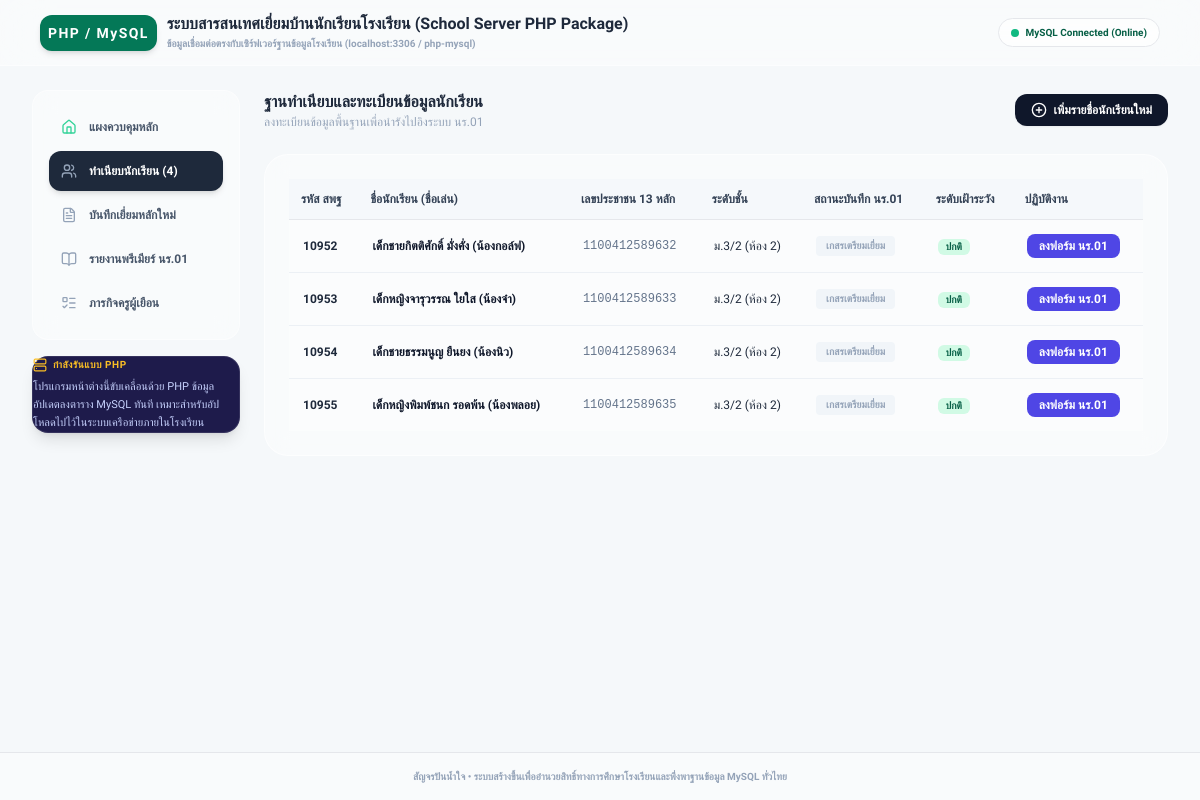
Page /index.php?page=students on the committed database.
### tables this page shows
CREATE TABLE `students` (
  `id` VARCHAR(50) NOT NULL COMMENT 'รหัส ID',
  `student_code` VARCHAR(55) NULL COMMENT 'รหัสนักเรียน',
  `prefix` VARCHAR(30) NULL COMMENT 'คำนำหน้าชื่อ',
  `name` VARCHAR(150) NOT NULL COMMENT 'ชื่อ-นามสกุล',
  `nickname` VARCHAR(50) NOT NULL COMMENT 'ชื่อเล่น',
  `gender` VARCHAR(20) NULL COMMENT 'เพศ',
  `birth_date` VARCHAR(50) NULL COMMENT 'วันเกิด',
  `grade` VARCHAR(30) NOT NULL COMMENT 'ชั้นเรียน เช่น ม.3/2',
  `room` VARCHAR(10) NULL COMMENT 'ห้องเรียน',
  `citizen_id` VARCHAR(30) NULL COMMENT 'เลขบัตรประชาชน',
  `address` TEXT NOT NULL COMMENT 'ที่อยู่เดิม',
  `village` VARCHAR(50) NULL COMMENT 'หมู่',
  `subdistrict` VARCHAR(100) NULL COMMENT 'ตำบล',
  `district` VARCHAR(100) NULL COMMENT 'อำเภอ',
  `province` VARCHAR(100) NULL COMMENT 'จังหวัด',
  `zipcode` VARCHAR(10) NULL COMMENT 'รหัสไปรษณีย์',
  `parent_name` VARCHAR(150) NULL COMMENT 'ชื่อผู้ปกครอง',
  `parent_relation` VARCHAR(100) NULL COMMENT 'ความสัมพันธ์ผู้ปกครอง',
  `parent_phone` VARCHAR(30) NULL COMMENT 'เบอร์โทรผู้ปกครอง',
  `parent_job` VARCHAR(100) NULL COMMENT 'อาชีพผู้ปกครอง',
  `latitude` DOUBLE NULL COMMENT 'ละติจูดพิกัด',
  `longitude` DOUBLE NULL COMMENT 'ลองจิจูดพิกัด',
  `visit_status` VARCHAR(20) NOT NULL DEFAULT 'pending' COMMENT 'สถานะ: pending, scheduled, visited',
  `risk_level` VARCHAR(20) NOT NULL DEFAULT 'not_assessed' COMMENT 'ระดับความเสี่ยง: normal, medium, high, not_assessed',
  `last_visited_date` VARCHAR(50) NULL COMMENT 'วันที่เดินทางเยี่ยมบ้านล่าสุด',
  PRIMARY KEY (`id`)
);

### index.php (the view, shortened to what this page needs)
<?php
require_once 'db_connect.php';
$students = $pdo->query("SELECT * FROM students ORDER BY student_code ASC")->fetchAll();
$page = isset($_GET['page']) ? $_GET['page'] : 'dashboard';
?>
<!DOCTYPE html>
<html lang="th" class="h-full">
<head>
    <script src="https://cdn.tailwindcss.com"></script>
</head>
<body class="bg-[#f5f8fa] text-slate-800 min-h-screen flex flex-col font-sans select-none antialiased relative">
    <?php if ($page !== 'print-record'): ?>
    <header class="bg-white/40 backdrop-blur-xl border-b border-white/50 py-3.5 px-6 sm:px-10 flex flex-col md:flex-row md:items-center justify-between gap-3 print:hidden relative z-10 w-full">
        <div class="flex items-center gap-2.5">
            <div class="bg-emerald-750 text-white rounded-xl p-2 font-bold text-sm tracking-widest shadow-md">
                PHP / MySQL
            </div>
            <div>
                <h1 class="text-base font-extrabold text-slate-850 flex items-center gap-1.5 leading-tight">
                    ระบบสารสนเทศเยี่ยมบ้านนักเรียนโรงเรียน (School Server PHP Package)
                </h1>
                <p class="text-[10px] text-slate-400 mt-0.5 font-bold">ข้อมูลเชื่อมต่อตรงกับเซิร์ฟเวอร์ฐานข้อมูลโรงเรียน (localhost:3306 / php-mysql)</p>
            </div>
        </div>
        <div class="text-right flex items-center gap-2">
            <div class="inline-flex gap-1.5 items-center bg-white/70 border px-3 py-1.5 rounded-full text-[10px] font-bold text-emerald-800">
                <span class="w-2 h-2 rounded-full bg-emerald-500 animate-pulse"></span>
                MySQL Connected (Online)
            </div>
        </div>
    </header>
    <div class="flex-1 max-w-7xl w-full mx-auto px-4 sm:px-8 py-6 grid grid-cols-1 lg:grid-cols-5 gap-6 relative z-10">
        <aside class="lg:col-span-1 space-y-4 print:hidden">
            <div class="bg-white/40 backdrop-blur-md rounded-2xl border border-white/50 p-4 space-y-1 shadow-xs">
                <a href="index.php?page=dashboard" class="w-full flex items-center gap-3 p-3 text-xs font-semibold rounded-xl text-left transition <?= $page === 'dashboard' ? 'bg-slate-850 text-white shadow-md' : 'text-slate-600 hover:bg-white/60' ?>">
                    <i data-lucide="home" class="w-4 h-4 text-emerald-400"></i>
                    แผงควบคุมหลัก
                </a>
                <a href="index.php?page=students" class="w-full flex items-center gap-3 p-3 text-xs font-semibold rounded-xl text-left transition <?= $page === 'students' ? 'bg-slate-850 text-white shadow-md' : 'text-slate-600 hover:bg-white/60' ?>">
                    <i data-lucide="users" class="w-4 h-4 text-slate-400"></i>
                    ทำเนียบนักเรียน (<?= count($students) ?>)
                </a>
                <a href="index.php?page=visit-form" class="w-full flex items-center gap-3 p-3 text-xs font-semibold rounded-xl text-left transition <?= $page === 'visit-form' ? 'bg-slate-850 text-white shadow-md' : 'text-slate-600 hover:bg-white/60' ?>">
                    <i data-lucide="file-text" class="w-4 h-4 text-slate-400"></i>
                    บันทึกเยี่ยมหลักใหม่
                </a>
                <a href="index.php?page=records" class="w-full flex items-center gap-3 p-3 text-xs font-semibold rounded-xl text-left transition <?= $page === 'records' ? 'bg-slate-850 text-white shadow-md' : 'text-slate-600 hover:bg-white/60' ?>">
                    <i data-lucide="book-open" class="w-4 h-4 text-slate-400"></i>
                    รายงานพรีเมียร์ นร.01
                </a>
                <a href="index.php?page=checklist" class="w-full flex items-center gap-3 p-3 text-xs font-semibold rounded-xl text-left transition <?= $page === 'checklist' ? 'bg-slate-850 text-white shadow-md' : 'text-slate-600 hover:bg-white/60' ?>">
                    <i data-lucide="list-todo" class="w-4 h-4 text-slate-400"></i>
                    ภารกิจครูผู้เยือน
                </a>
            </div>
            <div class="bg-indigo-950 text-slate-200 p-4.5 rounded-2xl border border-white/10 shadow-lg">
                <p class="text-[10px] font-bold text-amber-400 uppercase tracking-wider flex items-center gap-1.5 mb-1.5">
                    <i data-lucide="server" class="w-3.5 h-3.5 animate-pulse"></i> กำลังรันแบบ PHP
                </p>
                <p class="text-[11px] leading-relaxed text-indigo-200">
                    โปรแกรมหน้าต่างนี้ขับเคลื่อนด้วย PHP ข้อมูลอัปเดตลงตาราง MySQL ทันที เหมาะสำหรับอัปโหลดไปไว้ในระบบเครือข่ายภายในโรงเรียน
                </p>
            </div>
        </aside>
        <main class="lg:col-span-4 space-y-6">
            <?php if ($page === 'dashboard'): ?>
                <div class="space-y-6">
                    <div class="bg-white/30 backdrop-blur-md border border-white/60 rounded-3xl p-6 shadow-xs grid grid-cols-1 md:grid-cols-4 gap-4">
                        <div class="p-4 bg-white/70 rounded-2xl border shadow-sm text-center">
                            <span class="text-slate-400 text-[10px] font-bold block uppercase mb-1">นักเรียนในห้องทั้งหมด</span>
                            <strong class="text-3xl text-slate-850 font-extrabold"><?= count($students) ?></strong> คน
                        </div>
                        <div class="p-4 bg-emerald-50/60 border border-emerald-100 rounded-2xl text-center">
                            <span class="text-emerald-600 text-[10px] font-bold block uppercase mb-1">ตรวจเยี่ยมสำเร็จแล้ว</span>
                            <?php
                            $visitedCount = 0;
                            foreach ($students as $st) { if ($st['visit_status'] === 'visited') $visitedCount++; }
                            ?>
                            <strong class="text-3xl text-emerald-800 font-extrabold"><?= $visitedCount ?></strong> ราย
                        </div>
                        <div class="p-4 bg-amber-50/60 border border-amber-100 rounded-2xl text-center">
                            <span class="text-amber-600 text-[10px] font-bold block uppercase mb-1">อัตราความคืบหน้า</span>
                            <?php $perc = count($students) > 0 ? round(($visitedCount / count($students)) * 100) : 0; ?>
                            <strong class="text-3xl text-amber-800 font-extrabold"><?= $perc ?>%</strong> คืบหน้า
                        </div>
                        <div class="p-4 bg-rose-50/60 border border-rose-100 rounded-2xl text-center">
                            <span class="text-rose-600 text-[10px] font-bold block uppercase mb-1">ยังไม่ได้รายงานผล</span>
                            <strong class="text-3xl text-rose-800 font-extrabold"><?= count($students) - $visitedCount ?></strong> ราย
                        </div>
                    </div>
                    <div class="bg-white/40 backdrop-blur-md rounded-3xl border border-white/60 p-6 shadow-sm">
                        <h3 class="text-sm font-bold text-slate-800 mb-4 flex items-center gap-1.5">
                            <i data-lucide="star" class="w-4 h-4 text-emerald-500"></i>
                            ทางลัดคัดกรองเยี่ยมบ้านนักเรียน ม.3/2 (รายหัว)
                        </h3>
                        <div class="grid grid-cols-1 sm:grid-cols-2 gap-4">
                            <?php foreach ($students as $stu): ?>
                                <div class="bg-white/70 border p-4 rounded-2xl flex justify-between items-center hover:shadow-md transition">
                                    <div>
                                        <h4 class="text-xs font-bold text-slate-800"><?= htmlspecialchars($stu['prefix'] . $stu['name']) ?> (น้อง<?= htmlspecialchars($stu['nickname']) ?>)</h4>
                                        <p class="text-[10px] text-slate-400 mt-1">รหัสวิทยาการ: <?= htmlspecialchars($stu['student_code']) ?> • สภาพเยี่ยม:
                                            <?php if ($stu['visit_status'] === 'visited'): ?>
                                                <span class="text-emerald-700 font-bold">✔ แฟ้มข้อมูลระดับความปลอดภัยดีที่เยี่ยมบ้าน</span>
                                            <?php else: ?>
                                                <span class="text-amber-600">รอดำเนินการคัดกรอง</span>
                                            <?php endif; ?>
                                        </p>
                                    </div>
                                    <div>
                                        <?php if ($stu['visit_status'] !== 'visited'): ?>
                                            <a href="index.php?page=visit-form&student_id=<?= $stu['id'] ?>" class="bg-slate-900 text-white font-bold text-[10px] py-1.5 px-3 rounded-lg hover:bg-slate-700 transition block">
                                                ลงเยี่ยมบ้าน
                                            </a>
                                        <?php else: ?>
                                            <span class="text-emerald-600 text-xs font-bold flex items-center gap-1"><i data-lucide="check-circle" class="w-4 h-4"></i> เยี่ยมแล้ว</span>
                                        <?php endif; ?>
                                    </div>
                                </div>
                            <?php endforeach; ?>
                        </div>
                    </div>
                </div>
            <?php elseif ($page === 'students'): ?>
                <div class="space-y-6">
                    <div class="flex justify-between items-center">
                        <div>
                            <h2 class="text-base font-bold text-slate-850">ฐานทำเนียบและทะเบียนข้อมูลนักเรียน</h2>
                            <p class="text-xs text-slate-400">ลงทะเบียนข้อมูลพื้นฐานเพื่อนำรังไปอิงระบบ นร.01</p>
                        </div>
                        <button onclick="document.getElementById('add-student-modal').classList.remove('hidden')" class="bg-slate-900 hover:bg-slate-800 text-white font-bold text-xs py-2 px-4 rounded-xl flex items-center gap-1.5 shadow-sm">
                            <i data-lucide="plus-circle" class="w-4 h-4"></i> เพิ่มรายชื่อนักเรียนใหม่
                        </button>
                    </div>
                    <div class="bg-white/40 border border-white/60 backdrop-blur-md rounded-3xl p-6 shadow-xs overflow-hidden">
                        <div class="overflow-x-auto custom-scrollbar">
                            <table class="w-full text-left text-xs border-collapse">
                                <thead class="border-b bg-slate-100/50">
                                    <tr>
                                        <th class="p-3 font-semibold text-slate-700">รหัส สพฐ</th>
                                        <th class="p-3 font-semibold text-slate-700">ชื่อนักเรียน (ชื่อเล่น)</th>
                                        <th class="p-3 font-semibold text-slate-700">เลขประชาชน 13 หลัก</th>
                                        <th class="p-3 font-semibold text-slate-700">ระดับชั้น</th>
                                        <th class="p-3 font-semibold text-slate-700">สถานะบันทึก นร.01</th>
                                        <th class="p-3 font-semibold text-slate-700">ระดับเฝ้าระวัง</th>
                                        <th class="p-3 font-semibold text-slate-700">ปฏิบัติงาน</th>
                                    </tr>
                                </thead>
                                <tbody class="divide-y divide-slate-200/60 bg-white/30">
                                    <?php foreach ($students as $stu): ?>
                                        <tr class="hover:bg-white/60">
                                            <td class="p-3.5 font-bold text-slate-800"><?= htmlspecialchars($stu['student_code']) ?></td>
                                            <td class="p-3.5 font-bold text-slate-900"><?= htmlspecialchars($stu['prefix'] . $stu['name']) ?> (น้อง<?= htmlspecialchars($stu['nickname']) ?>)</td>
                                            <td class="p-3.5 font-mono text-slate-500"><?= htmlspecialchars($stu['citizen_id']) ?></td>
                                            <td class="p-3.5"><?= htmlspecialchars($stu['grade']) ?> (ห้อง <?= htmlspecialchars($stu['room']) ?>)</td>
                                            <td class="p-3.5">
                                                <?php if ($stu['visit_status'] === 'visited'): ?>
                                                    <span class="inline-block bg-emerald-50 border border-emerald-150 px-2.5 py-0.5 rounded text-emerald-800 font-extrabold text-[10px]">บันทึกข้อมูลแล้ว</span>
                                                <?php else: ?>
                                                    <span class="inline-block bg-slate-100 text-slate-400 px-2.5 py-0.5 rounded text-[10px] font-bold">เกสรเตรียมเยี่ยม</span>
                                                <?php endif; ?>
                                            </td>
                                            <td class="p-3.5">
                                                <?php if ($stu['risk_level'] === 'high'): ?>
                                                    <span class="inline-block bg-red-100 text-red-800 px-2 rounded-md font-bold text-[10px]">วิกฤต/ยากลำบาก</span>
                                                <?php elseif ($stu['risk_level'] === 'medium'): ?>
                                                    <span class="inline-block bg-amber-150 text-amber-900 px-2 rounded-md font-bold text-[10px]">ปานกลาง</span>
                                                <?php else: ?>
                                                    <span class="inline-block bg-emerald-100 text-emerald-800 px-2 rounded-md font-bold text-[10px]">ปกติ</span>
                                                <?php endif; ?>
                                            </td>
                                            <td class="p-3.5">
                                                <?php if ($stu['visit_status'] !== 'visited'): ?>
                                                    <a href="index.php?page=visit-form&student_id=<?= $stu['id'] ?>" class="bg-indigo-600 inline-block text-white font-bold py-1 px-3 rounded-lg hover:bg-indigo-700 transition">
                                                        ลงฟอร์ม นร.01
                                                    </a>
                                                <?php else: ?>
                                                    <span class="text-slate-400 italic font-medium">บันทึกสมบูรณ์</span>
                                                <?php endif; ?>
                                            </td>
                                        </tr>
                                    <?php endforeach; ?>
                                </tbody>
                            </table>
                        </div>
                    </div>
                </div>
            <?php endif; ?>
        </main>
    </div>
    <footer class="bg-white/40 border-t py-4 text-center text-[10px] text-slate-400 font-semibold print:hidden mt-auto z-10 w-full">
        สัญจรปันน้ำใจ • ระบบสร้างขึ้นเพื่ออำนวยสิทธิ์ทางการศึกษาโรงเรียนและพึ่งพาฐานข้อมูล MySQL ทั่วไทย
    </footer>
    <?php endif; ?>
</body>
</html>

### rows in the picture
students: student_code "10952", prefix+name "เด็กชายกิตติศักดิ์ มั่งคั่ง", nickname "กอล์ฟ", citizen "1100412589632", grade "ม.3/2", room "2", visit_status "เกสรเตรียมเยี่ยม", risk_level "ปกติ"
students: student_code "10953", prefix+name "เด็กหญิงจารุวรรณ ใยใส", nickname "จ๋า", citizen "1100412589633", grade "ม.3/2", room "2", visit_status "เกสรเตรียมเยี่ยม", risk_level "ปกติ"
students: student_code "10954", prefix+name "เด็กชายธรรมนูญ ยืนยง", nickname "นิว", citizen "1100412589634", grade "ม.3/2", room "2", visit_status "เกสรเตรียมเยี่ยม", risk_level "ปกติ"
students: student_code "10955", prefix+name "เด็กหญิงพิมพ์ชนก รอดพ้น", nickname "พลอย", citizen "1100412589635", grade "ม.3/2", room "2", visit_status "เกสรเตรียมเยี่ยม", risk_level "ปกติ"

### other values in the picture
count($students) "4"
